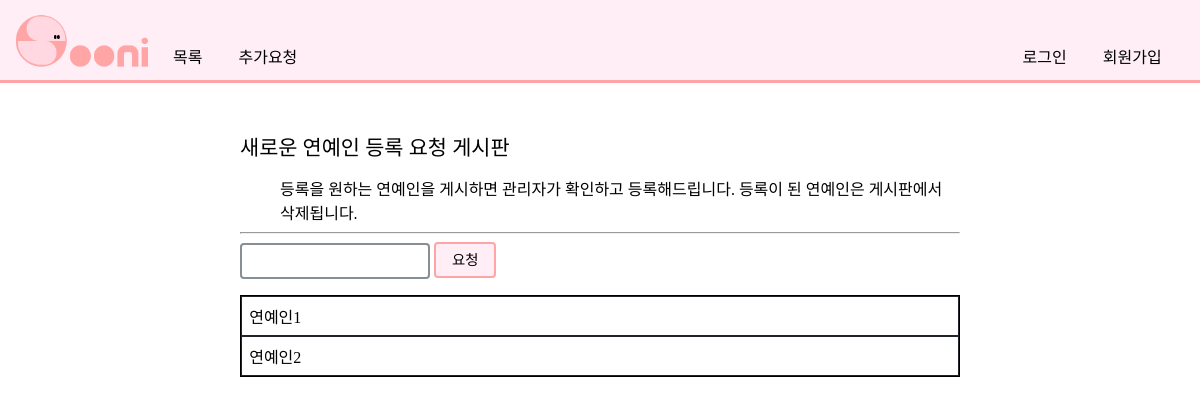
Page /celebrities/celebrity/new/ on the earlier database version.
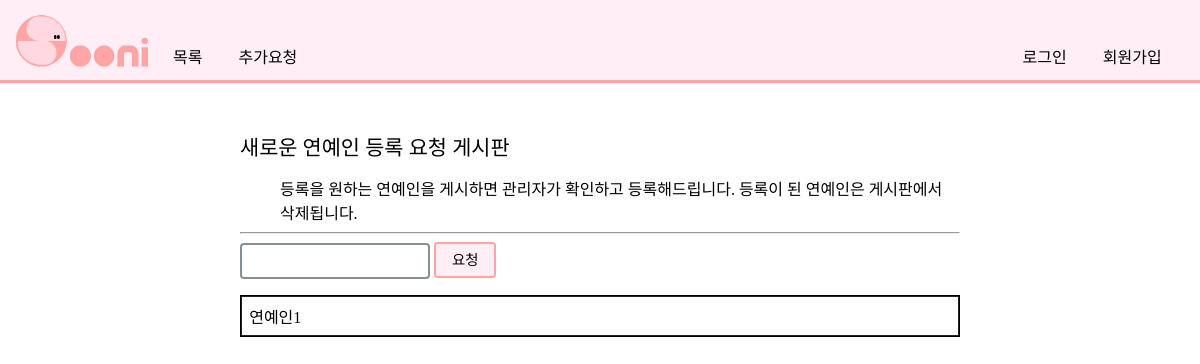
Same page on the later database version.
### pybo/models.py (models this page shows)
class NewCelebrity(models.Model):
    name = models.CharField(max_length=200)

### pybo/views.py (the view)
# urls.py: path('celebrity/new/', views.newcel, name='newcel'),
def newcel(request):
    newcelebrity_list = NewCelebrity.objects.all()
    context = {'newcelebrity_list': newcelebrity_list}
    return render(request, 'pybo/newcel.html', context)

### templates/pybo/newcel.html (shortened to what this page needs)
{% extends "navi.html" %}
{% block content %}
<div class="bodyclass">
    <div>
        <div class="subject">
            새로운 연예인 등록 요청 게시판
        </div>
        <div class="content">
            등록을 원하는 연예인을 게시하면 관리자가 확인하고 등록해드립니다.
            등록이 된 연예인은 게시판에서 삭제됩니다.
        </div>
        <hr>
    </div>
    <form action="{% url 'pybo:celebrity_create'%}" method="post">
        <input type="text" name="name" id="name" rows="15" />
        <input type="submit" value="요청" />
    </form>
    {% if newcelebrity_list %}
        <dl class="postlist">
            {% for newcelebrity in newcelebrity_list %}
                <dt>
                    <div>{{ newcelebrity.name }}</div>
                </dt>
            {% endfor %}
        </dl>
    {% else %}
        <p class="nopost">요청된 연예인이 없습니다.</p>
    {% endif %}
</div>
{% endblock %}

Differences in the rows shown:
removed NewCelebrity: name "연예인2"
